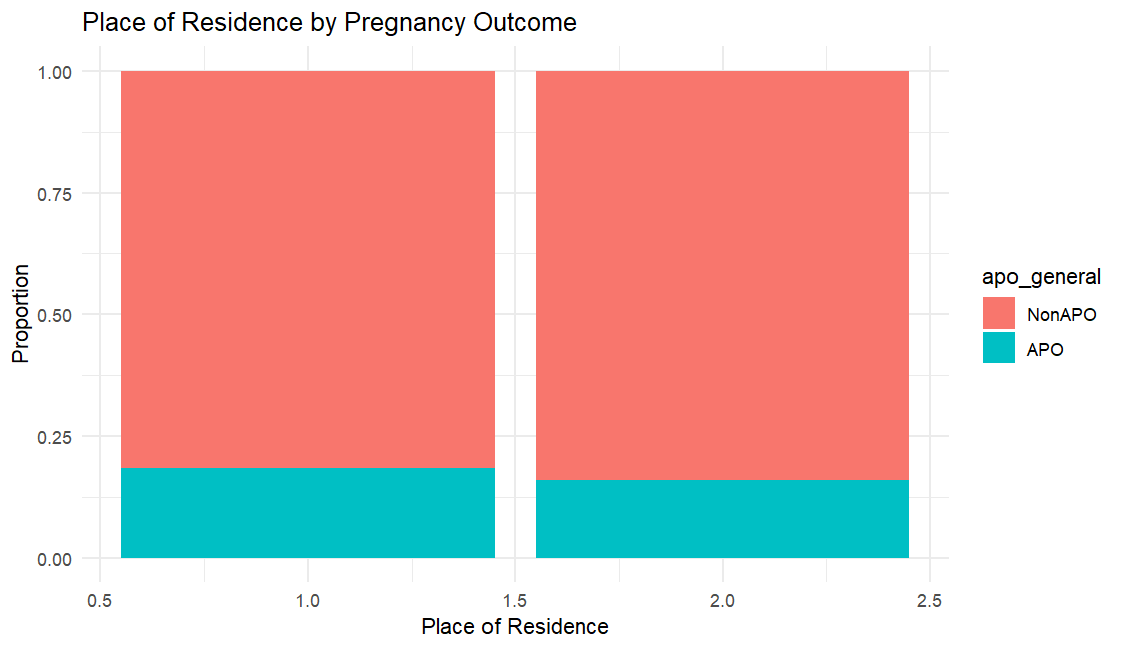

This figure's R source:
# Frequency table for place_of_residence
print("Frequency table for place_of_residence:")
print(table(df$place_of_residence))
print("Proportions for place_of_residence:")
print(prop.table(table(df$place_of_residence)))

# Cross-tabulation of place_of_residence by apo_general
print("Cross-tabulation of place_of_residence by apo_general:")
print(table(df$place_of_residence, df$apo_general))
print("Proportions of place_of_residence by apo_general:")
print(prop.table(table(df$place_of_residence, df$apo_general), margin = 1))

# Bar plot of place_of_residence by apo_general
ggplot(df, aes(x = place_of_residence, fill = apo_general)) +
  geom_bar(position = "fill") +
  labs(title = "Place of Residence by Pregnancy Outcome", 
       x = "Place of Residence", y = "Proportion") +
  theme_minimal()
